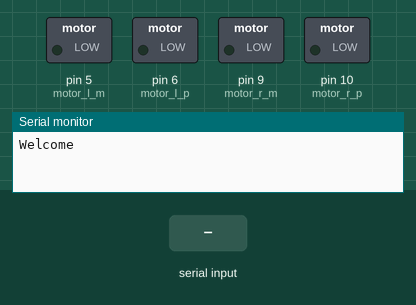
This sketch was run on a simulated Arduino Uno, built with avr-gcc and run on an emulated ATmega328P. Shown: switched loads named in the sketch (green lamp = pin HIGH), the last lines printed to the serial monitor. Inputs (shaded band) come from the test bench.

Above: at 1.2 s.
1.3 s: "F" received over Serial
At 2.2 s:
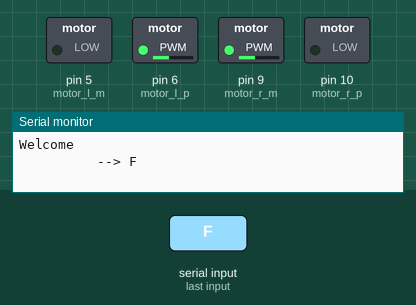
2.8 s: "B" received over Serial
At 3.3 s:
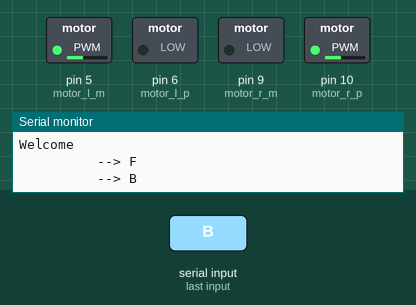
4.3 s: "L" received over Serial
At 5.5 s:
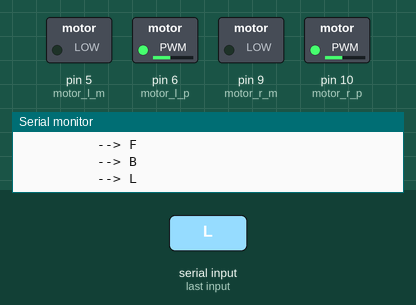
5.8 s: "R" received over Serial
At 6.8 s:
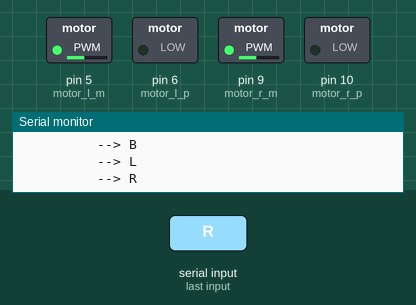
Timing chart, 0 to 8.3 s (numbered marks = the images above; inputs shaded):
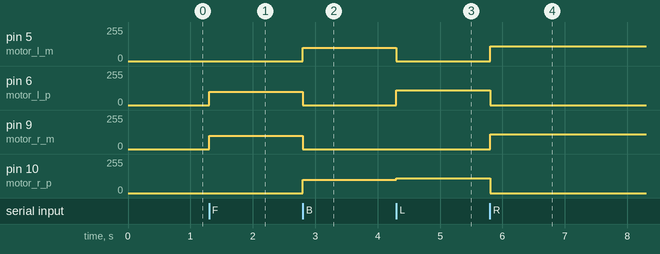

Measured:
- after the input at 1.3 s, pin 6 (motor_l_p), pin 9 (motor_r_m): 0/255 → 100/255 at once
- after the input at 2.8 s, pin 5 (motor_l_m), pin 10 (motor_r_p): 0/255 → 100/255 at once; pin 6 (motor_l_p), pin 9 (motor_r_m): 100/255 → 0/255 at once
- after the input at 4.3 s, pin 5 (motor_l_m): 100/255 → 0/255 at once; pin 6 (motor_l_p): 0/255 → 110/255 at once; pin 10 (motor_r_p): 100/255 → 110/255 at once
- after the input at 5.8 s, pin 5 (motor_l_m), pin 9 (motor_r_m): 0/255 → 110/255 at once; pin 6 (motor_l_p), pin 10 (motor_r_p): 110/255 → 0/255 at once

The sketch:

Agrirobot2.ino
```cpp
#define for_back_speed   100
#define left_ryt_speed   110

#define motor_r_p         10
#define motor_r_m         9
#define motor_l_p         6
#define motor_l_m         5

char data;


void setup()
{
   Serial.begin(9600); //9600 baud rate
   Serial.println("Welcome");
   pinMode(motor_r_p, OUTPUT);
   pinMode(motor_r_m, OUTPUT);
   pinMode(motor_l_p, OUTPUT);
   pinMode(motor_l_m, OUTPUT);
}

void loop()
{

   if(  Serial.available()   )
   {
      data = Serial.read();

      if(data == 'F')
      {
         move_forward();
         Serial.println("          --> F");
      }

      else if(data == 'B')
      {
         move_backward();
         Serial.println("          --> B");
      }
      else if(data == 'L')
      {
         move_left();
         Serial.println("          --> L");
      }
      else if(data == 'R')
      {
        move_right();
         Serial.println("          --> R");
      }
      else if(data == 'S')
      {
          robot_stop();
         Serial.println("          --> S");
      }

   }
}

//***************************************

void move_forward()
{
   analogWrite(motor_r_p, 0);
   analogWrite(motor_r_m, for_back_speed);
   analogWrite(motor_l_p, for_back_speed);
   analogWrite(motor_l_m, 0);
}

void move_backward()
{
   analogWrite(motor_r_p, for_back_speed);
   analogWrite(motor_r_m, 0);
   analogWrite(motor_l_p, 0);
   analogWrite(motor_l_m, for_back_speed);
}


void move_left()

{
   analogWrite(motor_r_p, left_ryt_speed);
   analogWrite(motor_r_m, 0);
   analogWrite(motor_l_p, left_ryt_speed);
   analogWrite(motor_l_m, 0);
}


void move_right()
{
   analogWrite(motor_r_p, 0);
   analogWrite(motor_r_m, left_ryt_speed);
   analogWrite(motor_l_p, 0);
   analogWrite(motor_l_m, left_ryt_speed);

}

void robot_stop()
{
   analogWrite(motor_r_p, 0);
   analogWrite(motor_r_m, 0);
   analogWrite(motor_l_p, 0);
   analogWrite(motor_l_m, 0);
}
```
